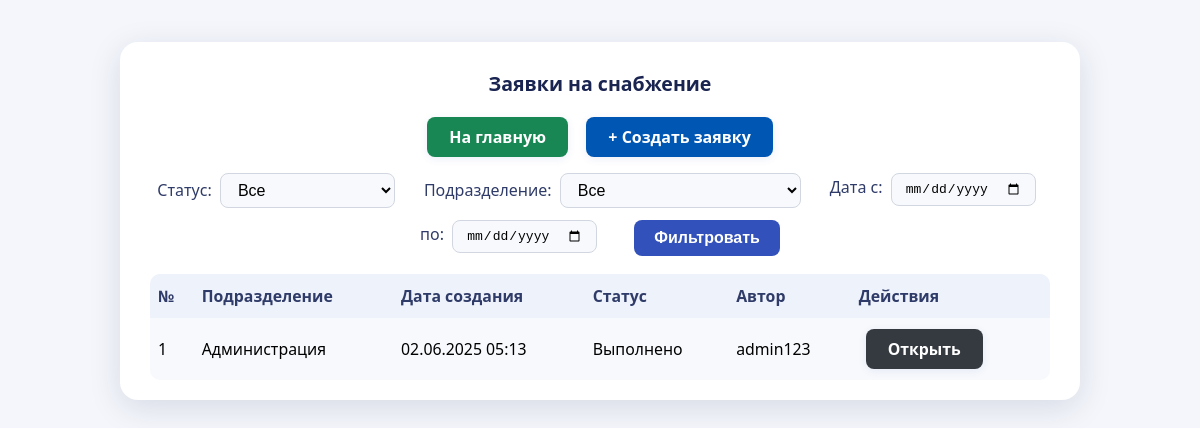
The app's page /purchase_requests/ (signed in) with its own data.
### inventory/procurement.py (models this page shows, shortened)
class PurchaseRequest(models.Model):
    department = models.ForeignKey('inventory.Department', on_delete=models.CASCADE, verbose_name="Подразделение")
    created_by = models.ForeignKey(User, on_delete=models.SET_NULL, null=True, verbose_name="Создатель")
    created_at = models.DateTimeField(auto_now_add=True, verbose_name="Дата создания")
    status = models.CharField(
        max_length=20,
        choices=RequestStatus.choices,
        default=RequestStatus.DRAFT,
        verbose_name="Статус"
    )
    approver = models.ForeignKey(User, on_delete=models.SET_NULL, null=True, blank=True, related_name='approved_requests', verbose_name="Согласующий")
    approved_at = models.DateTimeField(null=True, blank=True, verbose_name="Дата согласования")
    comment = models.TextField(blank=True, verbose_name="Комментарий")
    class Meta:
        verbose_name = "Заявка на закупку"
        verbose_name_plural = "Заявки на закупку"

### inventory/models.py (models this page shows, shortened)
class Department(models.Model):
    name = models.CharField(max_length=100, verbose_name="Подразделение")
    description = models.TextField(blank=True, verbose_name="Описание")
    class Meta:
        verbose_name = "Подразделение"
        verbose_name_plural = "Подразделения"

### inventory/views.py (the view)
# urls.py: path('purchase_requests/', purchase_requests_list, name='purchase_requests_list'),
@login_required
def purchase_requests_list(request):
    status = request.GET.get('status')
    department = request.GET.get('department')
    date_from = request.GET.get('date_from')
    date_to = request.GET.get('date_to')
    queryset = PurchaseRequest.objects.all().select_related('department', 'created_by')
    if status:
        queryset = queryset.filter(status=status)
    if department:
        queryset = queryset.filter(department_id=department)
    if date_from:
        queryset = queryset.filter(created_at__date__gte=date_from)
    if date_to:
        queryset = queryset.filter(created_at__date__lte=date_to)
    departments = queryset.model._meta.get_field('department').related_model.objects.all()
    statuses = RequestStatus.choices
    context = {
        'requests': queryset.order_by('-created_at'),
        'departments': departments,
        'statuses': statuses,
        'selected_status': status,
        'selected_department': department,
        'date_from': date_from,
        'date_to': date_to,
    }
    return render(request, 'inventory/purchase_requests_list.html', context)

### inventory/templates/inventory/purchase_requests_list.html (shortened to what this page needs)
<!DOCTYPE html>
<html lang="ru">
<head>
</head>
<body>
    <div class="container">
        <h2>Заявки на снабжение</h2>
        <div class="actions">
            <a href="{% url 'home' %}" class="btn btn-alt">На главную</a>
            <a href="{% url 'purchase_request_create' %}" class="btn btn-blue">+ Создать заявку</a>
        </div>
        <form method="get">
            <label>Статус:
                <select name="status">
                    <option value="">Все</option>
                </select>
            </label>
            <label>Подразделение:
                <select name="department">
                    <option value="">Все</option>
                </select>
            </label>
            <label>Дата с: <input type="date" name="date_from" value="{{ date_from }}"></label>
            <label>по: <input type="date" name="date_to" value="{{ date_to }}"></label>
            <button type="submit">Фильтровать</button>
        </form>
        <table>
            <tr>
                <th>№</th>
                <th>Подразделение</th>
                <th>Дата создания</th>
                <th>Статус</th>
                <th>Автор</th>
                <th>Действия</th>
            </tr>
            {% for req in requests %}
            <tr>
                <td>{{ req.id }}</td>
                <td>{{ req.department.name }}</td>
                <td>{{ req.created_at|date:"d.m.Y H:i" }}</td>
                <td>{{ req.get_status_display }}</td>
                <td>{{ req.created_by.get_full_name|default:req.created_by.username }}</td>
                <td>
                    <a href="{% url 'purchase_request_detail' req.id %}" class="btn btn-dark">Открыть</a>
                </td>
            </tr>
            {% empty %}
            <tr>
                <td colspan="6" style="text-align:center;">Нет заявок по выбранным параметрам</td>
            </tr>
            {% endfor %}
        </table>
    </div>
</body>
</html>

### inventory/templates/inventory/purchase_requests_list.html (style rules this page uses)
body { background: #f4f6fb; font-family: "Segoe UI", "Arial", sans-serif; margin: 0; padding: 0; min-height: 100vh; }
.container { max-width: 900px; margin: 42px auto 32px auto; background: #fff; border-radius: 18px; box-shadow: 0 8px 32px rgba(24,38,80,0.13); padding: 28px 30px 20px 30px; }
h2 { text-align: center; font-weight: 700; font-size: 1.22em; color: #1a2450; margin: 0 0 20px 0; }
.actions { margin-bottom: 16px; text-align: center; }
.btn { display: inline-block; padding: 9px 22px; border-radius: 8px; background: #3351ba; color: #fff; text-decoration: none; font-weight: 600; margin: 0 7px; transition: background .18s; box-shadow: 0 2px 8px rgba(51,81,186,0.09); }
.btn-alt { background: #198754; }
.btn-dark { background: #343a40; }
.btn-blue { background: #0056b3; }
form { text-align: center; margin-bottom: 18px; display: flex; flex-wrap: wrap; justify-content: center; gap: 12px 22px; }
label { color: #2f3b68; font-weight: 500; margin-right: 7px; }
select, input[type="date"] { padding: 7px 13px; border-radius: 8px; border: 1px solid #d1d6e0; background: #f7f9fc; font-size: 1em; transition: border .18s; margin-left: 4px; }
button[type="submit"] { padding: 9px 20px; background: #3351ba; color: #fff; border: none; border-radius: 8px; font-size: 1em; font-weight: 600; cursor: pointer; transition: background .18s; margin-left: 8px; }
table { width: 100%; border-collapse: collapse; background: #f7f9fc; border-radius: 10px; overflow: hidden; font-size: 0.99em; }
th, td { padding: 11px 8px; text-align: left; }
th { background: #eef2fa; color: #2f3b68; font-weight: 600; }
tr:last-child td { border-bottom: none; }

### records on screen
PurchaseRequest: id "1", department.name "Администрация", created_at "02.06.2025 05:13", status "Выполнено", created_by.get_full_name "admin123"
